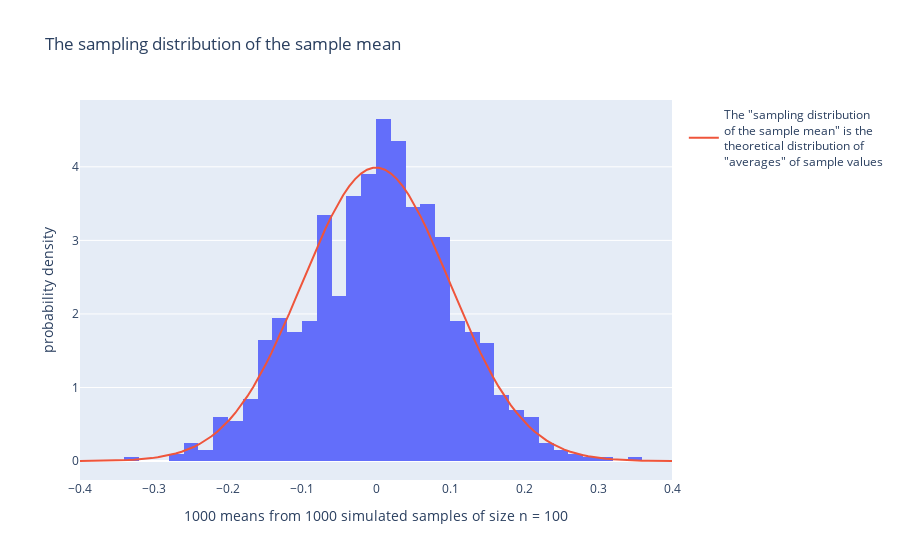

Notebook source saved alongside this figure:
### Code cell
# This time the code creates a histogram of example simulations of sample means
# and visualizes the theoretical distribution of the sample means (as a red line)
    
title1 = "The sampling distribution of the sample mean"
title2 = str(number_of_simulations)+' means from '+str(number_of_simulations)+' simulated samples of size n = '+str(n)
fig = px.histogram(pd.DataFrame({title2: simulated_means}), title=title1, x=title2, 
                   histnorm='probability density')    

# add a visualization of "the sampling distribution of the sample mean" into the figure
support = 4*np.array([-1,1])/np.sqrt(n) # the support code here automatically chooses
support = np.linspace(support[0], support[1], 100) # the plotting range for the x-axis
legend = 'The "sampling distribution<br>of the sample mean" is the<br>theoretical distribution of<br>"averages" of sample values'
fig.add_trace(go.Scatter(mode='lines', name=legend, x=support, 
                         y=stats.norm(0,scale=1/np.sqrt(n)).pdf(support)))
fig.show() # USE `fig.show(renderer="png")` FOR ALL GitHub and MarkUs SUBMISSIONS

### Figure 1 — Plotly figure (JSON) as saved in the notebook; plotly's stock layout.template omitted (floating-point values rounded to 4 significant figures; data arrays with more than 128 entries replaced by an {"elided": "..."} marker saying what was removed)
{"data": [{"alignmentgroup": "True", "bingroup": "x", "histnorm": "probability density", "hovertemplate": "1000 means from 1000 simulated samples of size n = 100=%{x}<br>probability density=%{y}<extra></extra>", "legendgroup": "", "marker": {"color": "#636efa", "pattern": {"shape": ""}}, "name": "", "offsetgroup": "", "orientation": "v", "showlegend": false, "type": "histogram", "x": {"elided": "1000 float values"}, "xaxis": "x", "yaxis": "y"}, {"mode": "lines", "name": "The \"sampling distribution<br>of the sample mean\" is the<br>theoretical distribution of<br>\"averages\" of sample values", "type": "scatter", "x": [-0.4, -0.3919, -0.3838, -0.3758, -0.3677, -0.3596, -0.3515, -0.3434, -0.3354, -0.3273, -0.3192, -0.3111, -0.303, -0.2949, -0.2869, -0.2788, -0.2707, -0.2626, -0.2545, -0.2465, -0.2384, -0.2303, -0.2222, -0.2141, -0.2061, -0.198, -0.1899, -0.1818, -0.1737, -0.1657, -0.1576, -0.1495, -0.1414, -0.1333, -0.1253, -0.1172, -0.1091, -0.101, -0.09293, -0.08485, -0.07677, -0.06869, -0.06061, -0.05253, -0.04444, -0.03636, -0.02828, -0.0202, -0.01212, -0.00404, 0.00404, 0.01212, 0.0202, 0.02828, 0.03636, 0.04444, 0.05253, 0.06061, 0.06869, 0.07677, 0.08485, 0.09293, 0.101, 0.1091, 0.1172, 0.1253, 0.1333, 0.1414, 0.1495, 0.1576, 0.1657, 0.1737, 0.1818, 0.1899, 0.198, 0.2061, 0.2141, 0.2222, 0.2303, 0.2384, 0.2465, 0.2545, 0.2626, 0.2707, 0.2788, 0.2869, 0.2949, 0.303, 0.3111, 0.3192, 0.3273, 0.3354, 0.3434, 0.3515, 0.3596, 0.3677, 0.3758, 0.3838, 0.3919, 0.4], "y": [0.001338, 0.001843, 0.002521, 0.003427, 0.004628, 0.006209, 0.008275, 0.01096, 0.01442, 0.01884, 0.02446, 0.03156, 0.04045, 0.0515, 0.06515, 0.08188, 0.1022, 0.1268, 0.1563, 0.1914, 0.2328, 0.2813, 0.3377, 0.4029, 0.4774, 0.5621, 0.6574, 0.764, 0.882, 1.012, 1.153, 1.305, 1.468, 1.64, 1.821, 2.008, 2.2, 2.395, 2.591, 2.783, 2.971, 3.151, 3.32, 3.475, 3.614, 3.734, 3.833, 3.909, 3.96, 3.986, 3.986, 3.96, 3.909, 3.833, 3.734, 3.614, 3.475, 3.32, 3.151, 2.971, 2.783, 2.591, 2.395, 2.2, 2.008, 1.821, 1.64, 1.468, 1.305, 1.153, 1.012, 0.882, 0.764, 0.6574, 0.5621, 0.4774, 0.4029, 0.3377, 0.2813, 0.2328, 0.1914, 0.1563, 0.1268, 0.1022, 0.08188, 0.06515, 0.0515, 0.04045, 0.03156, 0.02446, 0.01884, 0.01442, 0.01096, 0.008275, 0.006209, 0.004628, 0.003427, 0.002521, 0.001843, 0.001338]}], "layout": {"autosize": true, "barmode": "relative", "legend": {"tracegroupgap": 0}, "title": {"text": "The sampling distribution of the sample mean"}, "xaxis": {"anchor": "y", "autorange": true, "domain": [0, 1], "range": [-0.4, 0.4], "title": {"text": "1000 means from 1000 simulated samples of size n = 100"}, "type": "linear"}, "yaxis": {"anchor": "x", "autorange": true, "domain": [0, 1], "range": [-0.2569, 4.908], "title": {"text": "probability density"}, "type": "linear"}}}
